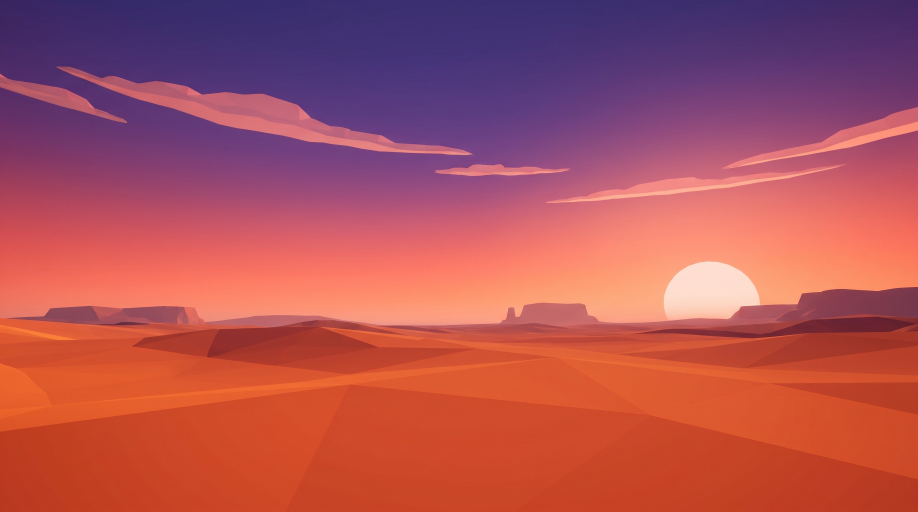
#> input picture work/capsules-v1/plates_used/v2_dusk_dunes_nbp_0.jpg, 2752 x 1536 px (shown at 1/3 size)
$ python c14.py
#> lines starting #> are read from the running program, lines starting #| are printed output that depends on the picture
### work/capsules-v1/compose.py
"""Capsule compositor: AI background plates + REAL in-engine character pixels + hand-made FX.

Characters are never regenerated. Each layer is the original Unreal render cut out of the gray base,
so what ships on Steam is the actual game model. Only backgrounds and Axie (missing from the base)
come from image models.
"""
import math
import numpy as np
from PIL import Image, ImageFilter, ImageDraw, ImageFont, ImageEnhance

W, H = 2464, 1412  # 2x the Steam main capsule (1232x706)
ROOT = __file__.rsplit("/", 1)[0]

# Belt-thruster nozzles in each layer's native pixels: (x, y, angle_deg). 180 = straight back (left).
THRUSTERS = {
    # rear end of the striped side-belt jetpack cylinder, pointing backward along its axis
    "cappy": [(398, 452, 186)],
    "moody": [(203, 170, 178)],
    "jim": [(140, 80, 170)],
    "axie": [(985, 535, 188)],
}


def load(path):
#> called with path = 'plates_used/v2_dusk_dunes_nbp_0.jpg'
    return Image.open(path).convert("RGBA")


HD_K = 5760 / 2560  # H_ layers are cut from the full-res render


def layer(name):
    import os
    p = f"{ROOT}/layers/H_{name}.png"
    if os.path.exists(p): return load(p), HD_K
    return load(f"{ROOT}/layers/L_{name}.png"), 1.0


def debar(img, thr=10):
    """Crop black letterbox bars some image models add."""
#> called with thr = 10
    a = np.asarray(img.convert("L")).astype(np.float32)
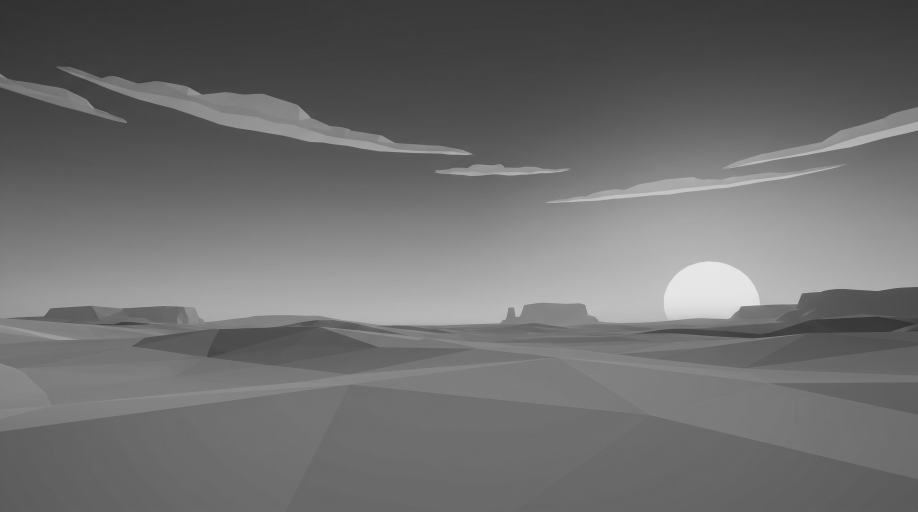
#> a: shape (1536, 2752) float32 (shown at 1/3 size); min 47, max 236, mean 110.2
    rows = a.mean(1); top = 0; bot = len(rows)
#> after `rows = a.mean(1)`: rows = 1536 values, max 174.2 at index 860, min 55.43 at index 4, mean 110.2
#> after `bot = len(rows)`: bot = 1536
    while top < len(rows) // 4 and rows[top] < thr: top += 1
#> this loop made 0 passes
#> after the loop, top = 0
    while bot > len(rows) * 3 // 4 and rows[bot - 1] < thr: bot -= 1
#> after the loop, bot = 1536
    return img.crop((0, top, img.width, bot))
#> returned value is the input picture: PIL image 2752x1536 RGB; mean R, G, B 174.9, 81.6, 88.1


def cover(img, focus=(0.5, 0.5)):
    img = debar(img.convert("RGB"))
    s = max(W / img.width, H / img.height)
#> s = 0.919
    img = img.resize((round(img.width * s), round(img.height * s)), Image.LANCZOS)
    x = round((img.width - W) * focus[0]); y = round((img.height - H) * focus[1])
#> after `x = round((img.width - W) * focus[0])`: x = 33
#> after `y = round((img.height - H) * focus[1])`: y = 0
    return img.crop((x, y, x + W, y + H)).convert("RGBA")
#> returned value: PIL image 2464x1412 RGBA


def arr(im):
    return np.asarray(im).astype(np.float32) / 255.0


def img(a):
    return Image.fromarray((np.clip(a, 0, 1) * 255).astype(np.uint8), "RGBA")


def blur_a(alpha, r):
    return np.asarray(Image.fromarray((alpha * 255).astype(np.uint8)).filter(ImageFilter.GaussianBlur(r))).astype(np.float32) / 255.0


class Comp:
    def __init__(self, plate, focus=(0.5, 0.5)):
        self.canvas = cover(load(plate), focus) if isinstance(plate, str) else plate.convert("RGBA").resize((W, H))
        self.fx_over = []  # things drawn after all layers

    # ---------- placement ----------
    def place(self, name, x, y, scale=1.0, flip=False, match=0.15, wrap=0.35, rim=None,
              shadow=None, trail=None, flames=False, flame_len=1.0, flame_w=1.0, opacity=1.0, bright=1.0, sat=1.0, src=None):
        L, k = (src, 1.0) if src is not None else layer(name)
        if flip: L = L.transpose(Image.FLIP_LEFT_RIGHT)
        L = L.resize((max(1, round(L.width * scale / k)), max(1, round(L.height * scale / k))), Image.LANCZOS)
        if bright != 1.0 or sat != 1.0:
            rgb = L.convert("RGB"); a_ = L.getchannel("A")
            rgb = ImageEnhance.Brightness(rgb).enhance(bright); rgb = ImageEnhance.Color(rgb).enhance(sat)
            L = rgb.convert("RGBA"); L.putalpha(a_)
        x, y = round(x), round(y)
        bg = self.canvas
        # region of canvas under the layer (clipped)
        box = (max(0, x), max(0, y), min(W, x + L.width), min(H, y + L.height))
        if box[2] <= box[0] or box[3] <= box[1]: return
        Lc = L.crop((box[0] - x, box[1] - y, box[2] - x, box[3] - y))
        la = arr(Lc); alpha = la[..., 3:4]
        under = arr(bg.crop(box))[..., :3]
        # trail (motion streak behind the character)
        if trail:
            self._trail(L, x, y, **trail)
            bg = self.canvas; under = arr(bg.crop(box))[..., :3]
        if shadow:
            self._shadow(L, x, y, **shadow)
            bg = self.canvas; under = arr(bg.crop(box))[..., :3]
        rgb = la[..., :3]
        # 1) colour match: tint toward the plate's ambient colour, keep luminance
        if match:
            bgblur = arr(bg.filter(ImageFilter.GaussianBlur(120)).crop(box))[..., :3]
            amb = (bgblur * alpha).sum((0, 1)) / max(alpha.sum(), 1)
            tint = amb / max(amb.mean(), 1e-3)
            rgb = rgb * (1 - match + match * tint)
        # 2) light wrap: blurred background bleeding onto the silhouette edges
        if wrap:
            a2 = alpha[..., 0]
            edge = np.clip(a2 - blur_a(a2, 10), 0, 1)[..., None] * 2.2
            bgsoft = arr(bg.filter(ImageFilter.GaussianBlur(25)).crop(box))[..., :3]
            rgb = rgb + (1 - rgb) * bgsoft * np.clip(edge * wrap, 0, 1)
        # 3) rim light from a direction
        if rim:
            col = np.array(rim.get("color", (255, 240, 200)), np.float32) / 255
            dx, dy = rim.get("dir", (-1, -1)); k = rim.get("width", 6)
            a2 = alpha[..., 0]
            sh = np.roll(np.roll(a2, int(-dx * k), 1), int(-dy * k), 0)
            rimm = np.clip(a2 - sh, 0, 1)
            rimm = blur_a(rimm, rim.get("soft", 3)) * a2
            rgb = rgb + (1 - rgb) * col * (rimm[..., None] * rim.get("strength", 0.8))
        out = np.concatenate([np.clip(rgb, 0, 1), alpha * opacity], -1)
        self.canvas.alpha_composite(img(out), (box[0], box[1]))
        if flames and name in THRUSTERS:
            for (fx, fy, ang) in THRUSTERS[name]:
                if flip: fx, ang = L.width / scale - fx, 180 - ang
                self.flame(x + fx * scale, y + fy * scale, ang, 190 * scale * flame_len, 50 * scale * flame_w)

    # [133 lines left out: functions _trail, _shadow, screen, flame, glow, logo and 4 more, not called in this run]


# ---------- extra FX helpers ----------
# Prop anchor points in native layer pixels.
PROPS = {
    "moody_disco": (243, 52),   # centre of Moody's disco ball
    "jim_bell": (282, 72),      # Jim's trumpet bell opening
    "cappy_gatling": (722, 28), # tip of Cappy's popcorn gatling
}


# [74 lines left out: functions sparkle, disco_flares, confetti, halftone, anchor, popcorn_burst, not called in this run]


# ---------- hero helpers: every hero carries its signature FX ----------
LW = {"cappy": 1029, "moody": 432, "jim": 293, "axie": 2233}


# [7 lines left out: function cappy, not called in this run]


def moody(c, x, y, s, flip=False, **kw):
    c.place("moody", x, y, scale=s, flip=flip, flames=True, **kw)
    disco_flares(c, *anchor("moody", "moody_disco", x, y, s, flip=flip, lw=LW["moody"]), s)


# [5 lines left out: function jim, not called in this run]


def axie(c, x, y, s, flip=False, **kw):
    c.place("axie", x, y, scale=s, flip=flip, flames=True, **kw)


# ---------- comic lettering + golf shot ----------
FONTS = {"bangers": f"{ROOT}/fonts/Bangers.ttf", "luckiest": f"{ROOT}/fonts/LuckiestGuy.ttf"}


# [69 lines left out: functions sfx, golf_ball_sprite, golf_shot, not called in this run]

### work/capsules-v1/c14.py
from compose import *
# OPHELIA RISING — Risk of Rain scale: a colossal Ophelia rises over the dunes at dusk. Cappy flies to meet her.
c = Comp("plates_used/v2_dusk_dunes_nbp_0.jpg", focus=(0.5, 0.5))
S = 1.55
ox, oy = W - 613 * S + 10, 880 - 930 * S
#> (the run stopped early here; a loop or call above may not have finished)

$ run again, with work/capsules-v1/plates_used/01_sunburst_gpt_0.jpg copied over work/capsules-v1/plates_used/v2_dusk_dunes_nbp_0.jpg
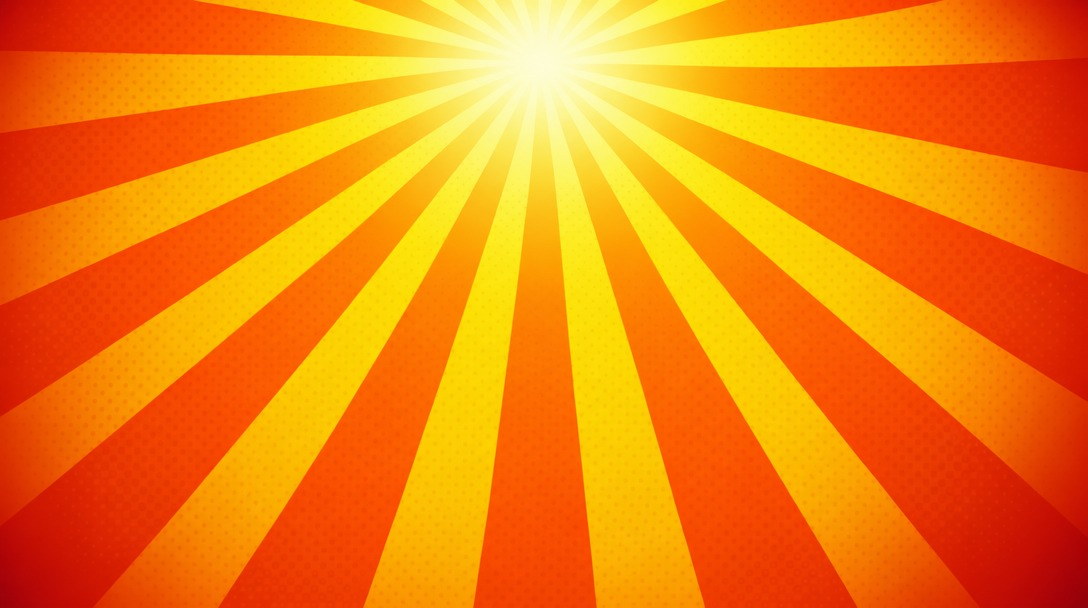
#> input picture work/capsules-v1/plates_used/01_sunburst_gpt_0.jpg, 1088 x 608 px
#> in debar, `a = np.asarray(img.convert("L")).astype(np.float32)`:
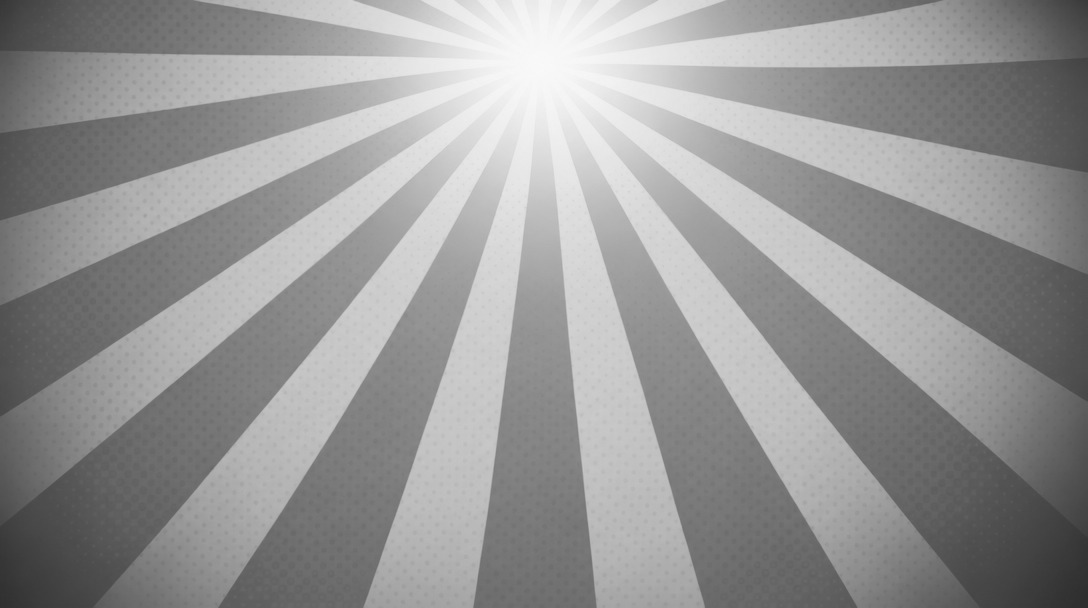
#> a: shape (608, 1088) float32; min 46, max 249, mean 150.5
#> rows = 608 values, max 189.1 at index 58, min 107.2 at index 606, mean 150.5
#> in debar, `bot = len(rows)`: bot = 608
#> after the loop in debar, `while top < len(rows) // 4 and rows[top] < thr: top += 1`: top = 0
#> after the loop in debar, `while bot > len(rows) * 3 // 4 and rows[bot - 1] < thr: bot -= 1`: bot = 608
#> in debar, returned value is the input picture: PIL image 1088x608 RGB; mean R, G, B 243.8, 129.8, 12.3
#> in cover, `return img.crop((x, y, x + W, y + H)).convert("RGBA")`:
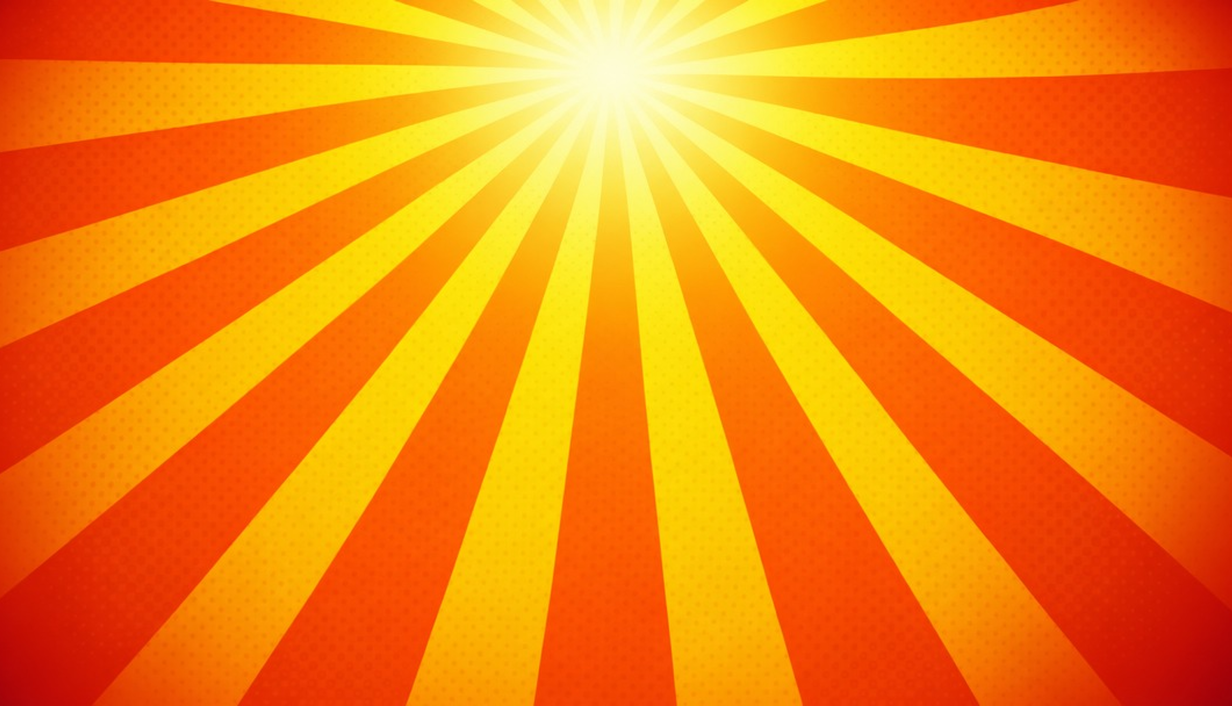
#> returned value: PIL image 2464x1412 RGBA (shown at 1/2 size); mean R, G, B, A 244.7, 132.3, 12.6, 255

$ run again, with work/capsules-v1/plates_used/01_sunburst_nbp_0.jpg copied over work/capsules-v1/plates_used/v2_dusk_dunes_nbp_0.jpg
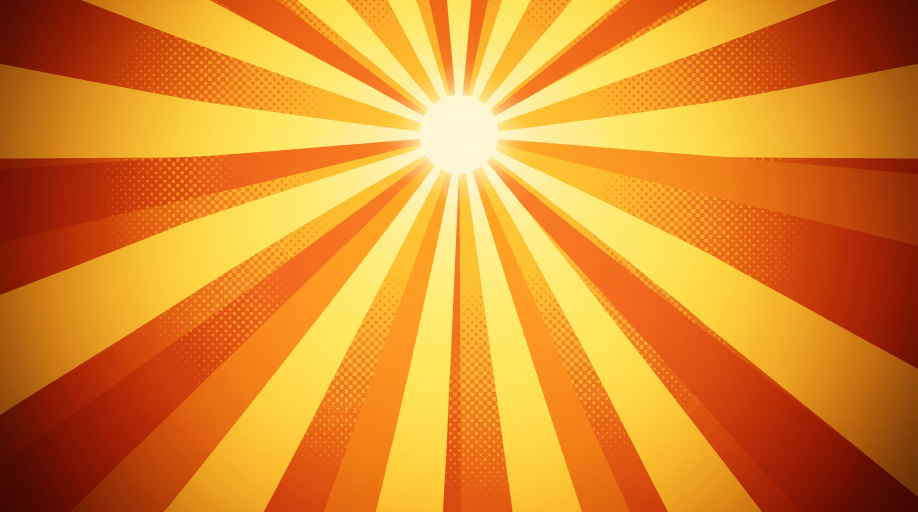
#> input picture work/capsules-v1/plates_used/01_sunburst_nbp_0.jpg, 2752 x 1536 px (shown at 1/3 size)
#> in debar, `a = np.asarray(img.convert("L")).astype(np.float32)`:
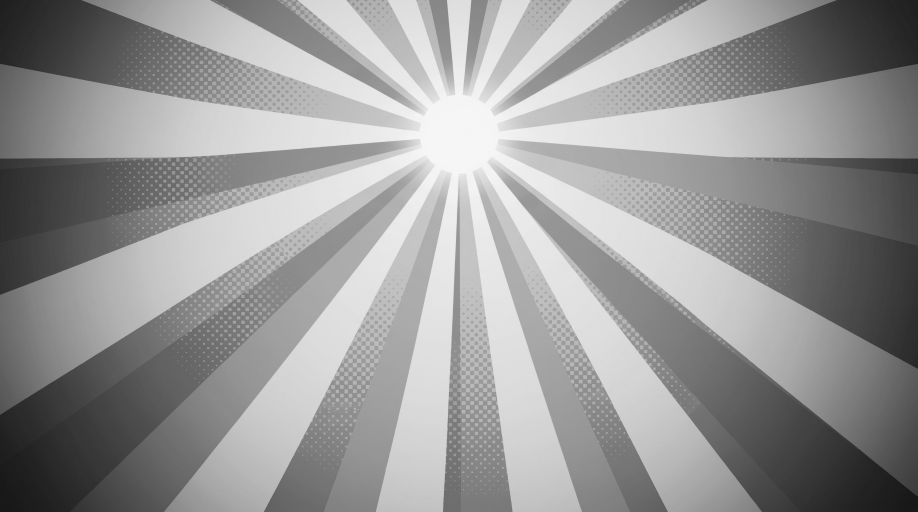
#> a: shape (1536, 2752) float32 (shown at 1/3 size); min 19, max 248, mean 150.9
#> rows = 1536 values, max 200.2 at index 409, min 109.7 at index 1533, mean 150.9
#> in debar, `bot = len(rows)`: bot = 1536
#> after the loop in debar, `while top < len(rows) // 4 and rows[top] < thr: top += 1`: top = 0
#> after the loop in debar, `while bot > len(rows) * 3 // 4 and rows[bot - 1] < thr: bot -= 1`: bot = 1536
#> in debar, returned value is the input picture: PIL image 2752x1536 RGB; mean R, G, B 220.7, 136.2, 43.1
#> in cover, `return img.crop((x, y, x + W, y + H)).convert("RGBA")`:
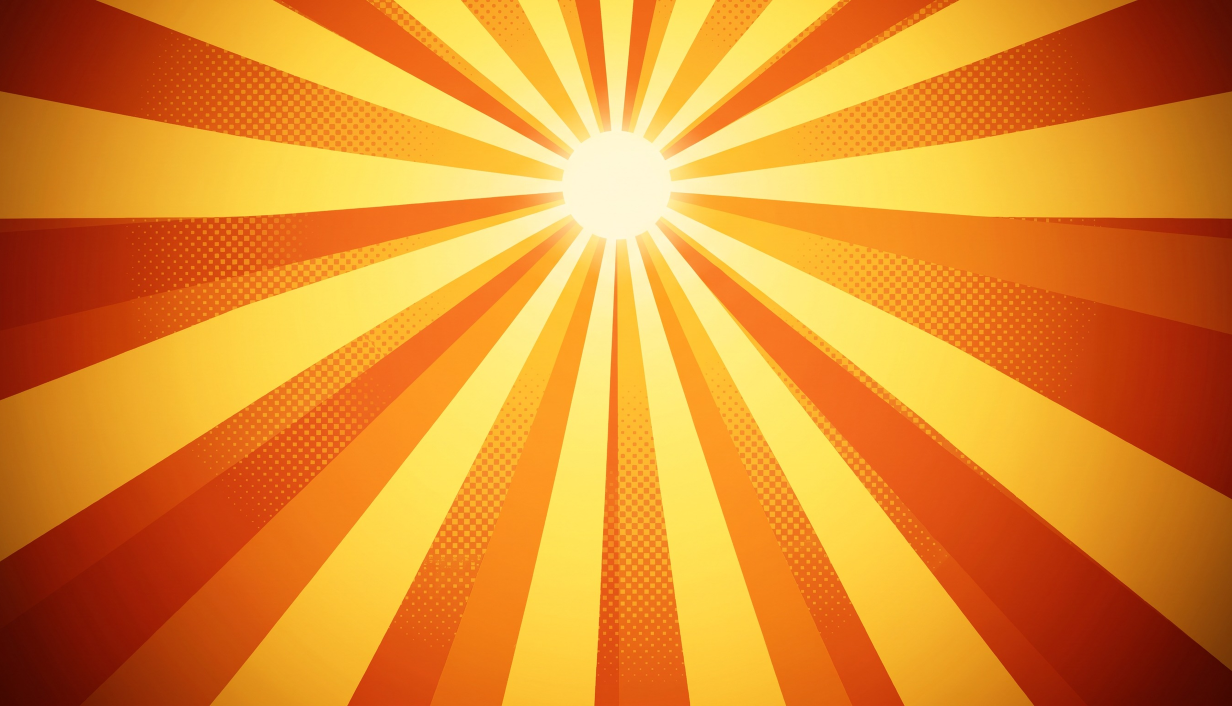
#> returned value: PIL image 2464x1412 RGBA (shown at 1/2 size); mean R, G, B, A 223.2, 138.6, 44, 255

$ run again, with work/capsules-v1/plates_used/01_sunburst_nbp_1.jpg copied over work/capsules-v1/plates_used/v2_dusk_dunes_nbp_0.jpg
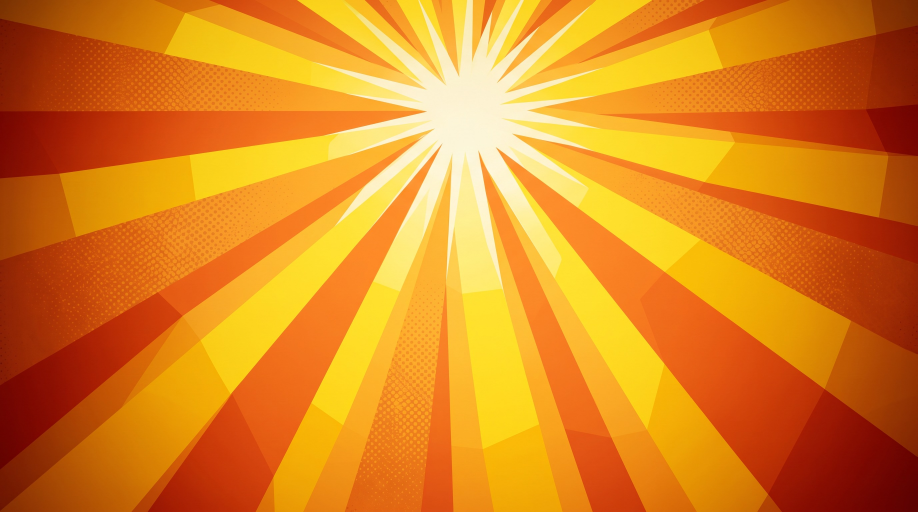
#> input picture work/capsules-v1/plates_used/01_sunburst_nbp_1.jpg, 2752 x 1536 px (shown at 1/3 size)
#> in debar, `a = np.asarray(img.convert("L")).astype(np.float32)`:
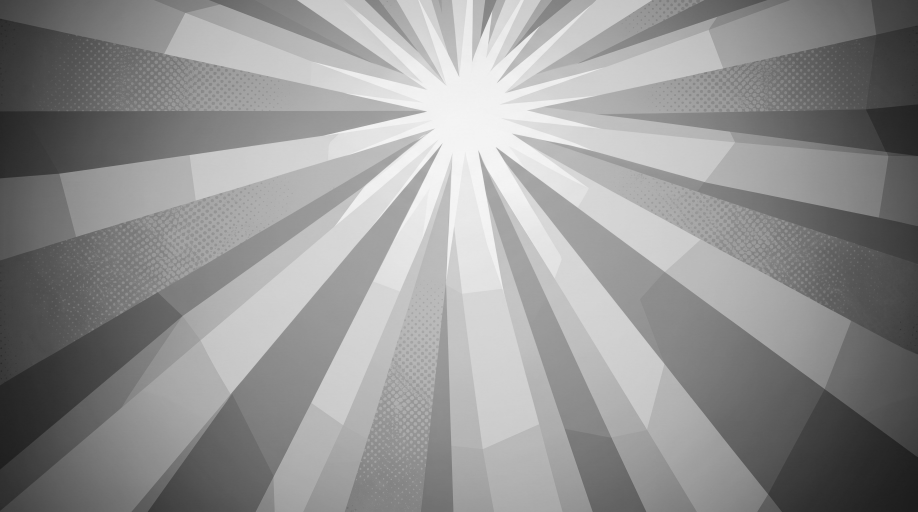
#> a: shape (1536, 2752) float32 (shown at 1/3 size); min 28, max 251, mean 146.9
#> rows = 1536 values, max 173.7 at index 535, min 105.9 at index 1533, mean 146.9
#> in debar, `bot = len(rows)`: bot = 1536
#> after the loop in debar, `while top < len(rows) // 4 and rows[top] < thr: top += 1`: top = 0
#> after the loop in debar, `while bot > len(rows) * 3 // 4 and rows[bot - 1] < thr: bot -= 1`: bot = 1536
#> in debar, returned value is the input picture: PIL image 2752x1536 RGB; mean R, G, B 220.9, 131.6, 31.2
#> in cover, `return img.crop((x, y, x + W, y + H)).convert("RGBA")`:
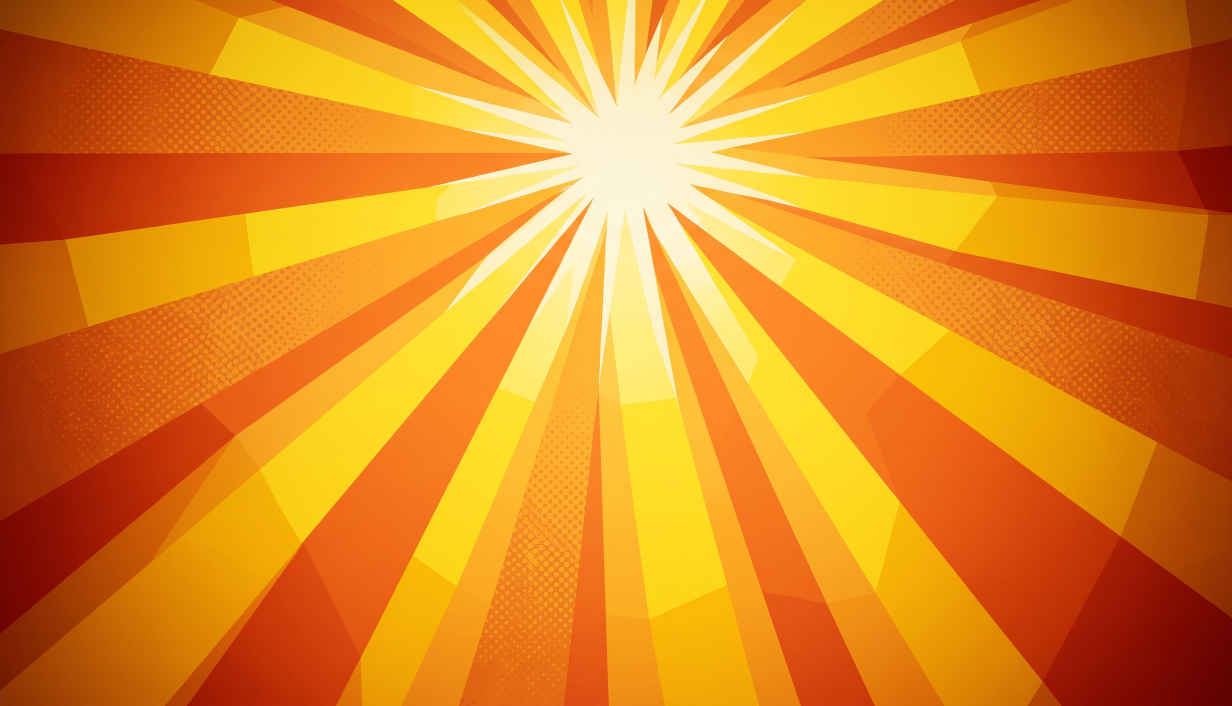
#> returned value: PIL image 2464x1412 RGBA (shown at 1/2 size); mean R, G, B, A 223.2, 134.3, 32, 255
